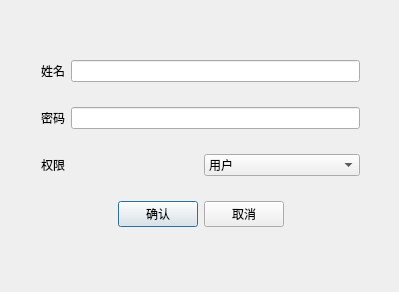
<?xml version="1.0" encoding="UTF-8"?>
<ui version="4.0">
 <class>Add_win</class>
 <widget class="QDialog" name="Add_win">
  <property name="geometry">
   <rect>
    <x>0</x>
    <y>0</y>
    <width>399</width>
    <height>292</height>
   </rect>
  </property>
  <property name="windowTitle">
   <string>Add_win</string>
  </property>
  <widget class="QWidget" name="">
   <property name="geometry">
    <rect>
     <x>30</x>
     <y>30</y>
     <width>341</width>
     <height>231</height>
    </rect>
   </property>
   <layout class="QVBoxLayout" name="verticalLayout">
    <item>
     <layout class="QHBoxLayout" name="horizontalLayout_2">
      <item>
       <widget class="QLabel" name="label_2">
        <property name="text">
         <string>姓名</string>
        </property>
       </widget>
      </item>
      <item>
       <widget class="QLineEdit" name="add_name"/>
      </item>
     </layout>
    </item>
    <item>
     <layout class="QHBoxLayout" name="horizontalLayout_3">
      <item>
       <widget class="QLabel" name="label_3">
        <property name="text">
         <string>密码</string>
        </property>
       </widget>
      </item>
      <item>
       <widget class="QLineEdit" name="add_pwd"/>
      </item>
     </layout>
    </item>
    <item>
     <layout class="QHBoxLayout" name="horizontalLayout_4">
      <item>
       <widget class="QLabel" name="label_4">
        <property name="text">
         <string>权限</string>
        </property>
       </widget>
      </item>
      <item>
       <widget class="QComboBox" name="add_auth">
        <item>
         <property name="text">
          <string>用户</string>
         </property>
        </item>
        <item>
         <property name="text">
          <string>管理员</string>
         </property>
        </item>
       </widget>
      </item>
     </layout>
    </item>
    <item>
     <layout class="QHBoxLayout" name="horizontalLayout">
      <item>
       <spacer name="horizontalSpacer">
        <property name="orientation">
         <enum>Qt::Horizontal</enum>
        </property>
        <property name="sizeHint" stdset="0">
         <size>
          <width>40</width>
          <height>20</height>
         </size>
        </property>
       </spacer>
      </item>
      <item>
       <widget class="QPushButton" name="btnOK">
        <property name="text">
         <string>确认</string>
        </property>
       </widget>
      </item>
      <item>
       <widget class="QPushButton" name="btnCancel">
        <property name="text">
         <string>取消</string>
        </property>
       </widget>
      </item>
      <item>
       <spacer name="horizontalSpacer_2">
        <property name="orientation">
         <enum>Qt::Horizontal</enum>
        </property>
        <property name="sizeHint" stdset="0">
         <size>
          <width>40</width>
          <height>20</height>
         </size>
        </property>
       </spacer>
      </item>
     </layout>
    </item>
   </layout>
  </widget>
 </widget>
 <layoutdefault spacing="6" margin="11"/>
 <resources/>
 <connections/>
</ui>
